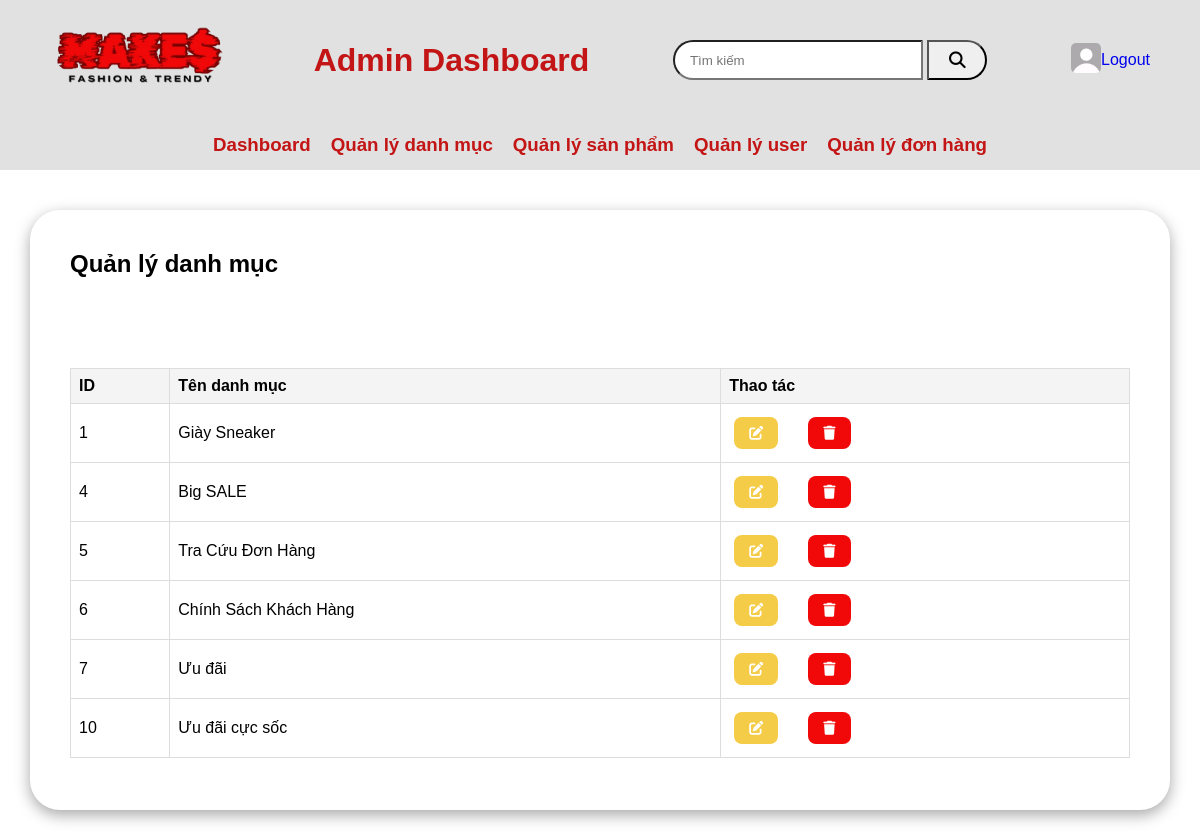
The app's page /admin/category (signed in) with its own data.
### tables this page shows
CREATE TABLE `categories` (
  `id` int(11) NOT NULL,
  `name` varchar(100) NOT NULL COMMENT 'tên danh mục',
  `created_at` datetime NOT NULL COMMENT 'ngày tạo',
  `update_at` datetime NOT NULL COMMENT 'ngày cập nhật'
);

### app/controllers/Admin_Cate_Controller.php (called while the page is built, shortened)
<?php
require "./core/Controller.php";
require_once "./core/Database.php";
class Admin_Cate_Controller extends Controller
{
    public $admin_cate_model;
    public $data = [];
    public function __construct()
    {
        $this->admin_cate_model = $this->model('Admin_Cate_Model');
    }
    public function category()
    {
        $cate = $this->admin_cate_model->getAllCate();
        $this->data['content'] = 'admin/admin_cate';
        $this->data['sub_content'] = ['cate' => $cate];
        $this->render('layout/admin', $this->data);
    }
}

### index.php (called while the page is built, shortened)
<?php
$router = new R();
$router->add("/", ["controller" => "home", "action" => "index"]);
$router->add("/dang-nhap", ["controller" => "auth", "action" => "index"]);
$router->add("/dang-xuat", ["controller" => "auth", "action" => "logout"]);
$router->add("/quen-mat-khau", ["controller" => "auth", "action" => "forget_pass"]);
$router->add("/auth/forget_password", ["controller" => "auth", "action" => "forget_password"]);
$router->add("/trang-xac-nhan", ["controller" => "auth", "action" => "verify"]);
$router->add("/auth/check_verify", ["controller" => "auth", "action" => "check_verify"]);
$router->add("/doi-mat-khau", ["controller" => "auth", "action" => "reset_pass"]);
$router->add("/auth/reset_password", ["controller" => "auth", "action" => "reset_password"]);
$router->add("/trang-ca-nhan", ["controller" => "auth", "action" => "profile"]);
$router->add("/chinh-sua-trang-ca-nhan", ["controller" => "auth", "action" => "update_profile"]);
$router->add("/cap-nhat-trang-ca-nhan", ["controller" => "auth", "action" => "update_profile_user"]);
$router->add("/san-pham", ["controller" => "product", "action" => "index"]);
$router->add("/chi-tiet-san-pham/{id}", ["controller" => "product", "action" => "detail_pro"]);
$router->add("/dang-ky-tai-khoan", ["controller" => "auth", "action" => "register"]);
$router->add("/dang-nhap-tai-khoan", ["controller" => "auth", "action" => "login"]);
$router->add("/tim-kiem", ["controller" => "product", "action" => "search"]);
$router->add("/gio-hang", ["controller" => "cart", "action" => "index"]);
$router->add("/them-san-pham", ["controller" => "cart", "action" => "add_to_cart"]);
$router->add("/cart/delete/{id}/{product_id}/{size_id}", ["controller" => "cart", "action" => "delete"]);
$router->add("/tang_giam_so_luong/{id}/{product_id}/{loai}", ["controller" =>"cart", "action"=>"cartItem"]);
$router->add("/order/addOrder", ["controller" =>"order", "action"=> "addOrder"]);
$router->add("/trang-yeu-thich", ["controller" =>"Home", "action"=> "fav"]);
$router->add("/them-yeu-thich/{id}", ["controller" =>"Home", "action"=> "addfav"]);
$router->add("/xoa-yeu-thich/{id}", ["controller" =>"Home", "action"=> "deletefav"]);
$router->add("/theo-doi-don-hang", ["controller" =>"cart", "action"=> "order_tracking"]);
$router->add("/dashboard", ["controller" => "Admin_Cate", "action" => "index"]);
$router->add("/admin/category", ["controller" => "Admin_Cate", "action" => "category"]);
$router->add("/admin/product", ["controller" => "Admin_Product", "action" => "product"]);
$router->add("/admin/insert_product_page", ["controller" => "Admin_Product", "action" => "insert"]);
$router->add("/admin/them-san-pham", ["controller" => "Admin_Product", "action" => "insert_product"]);
$router->add("/admin/xoa-san-pham/{id}", ["controller" => "Admin_Product", "action" => "delete"]);
$router->add("/admin/cap-nhat-san-pham/{id}", ["controller" => "Admin_Product", "action" => "edit_product"]);
$router->add("/admin/update_product/{id}", ["controller" => "Admin_Product", "action" => "update_product"]);
$router->add("/tim-kiem-admin", ["controller" => "Admin_Product", "action" => "search"]);
$router->add("/admin/user", ["controller" => "Admin_User", "action" => "user"]);
$router->add("/admin/edit_user/{id}", ["controller" => "Admin_User", "action" => "edit_user"]);
$router->add("/admin/update_user/{id}", ["controller" => "Admin_User", "action" => "update_user"]);
$router->add("/admin/order", ["controller" => "Admin_Order", "action" => "index"]);
$router->add("/admin/update_order", ["controller" => "Admin_Order", "action" => "update_status"]);
$router->add("/admin/delete_order", ["controller" => "Admin_Order", "action" => "delete_status"]);
$router->add("/admin/edit_order/{id}", ["controller" => "Admin_Order", "action" => "edit"]);
$router->add("/admin/delete_order/{id}", ["controller" => "Admin_Order", "action" => "delete"]);
$router->add("/admin/edit_cate/{id}", ["controller" => "Admin_Cate", "action" => "edit_cate"]);
$router->add("/admin/update_cate/{id}", ["controller" => "Admin_Cate", "action" => "update_cate"]);
$router->add("/admin/delete_cate/{id}", ["controller" => "Admin_Cate", "action" => "delete_cate"]);
$router->add("/admin/insert_cate_page", ["controller" => "Admin_Cate", "action" => "insert_cate_page"]);
$router->add("/admin/insert_cate", ["controller" => "Admin_Cate", "action" => "insert_cate"]);
$request_uri = $_SERVER['REQUEST_URI'];
$path = str_replace('/MAKE_MONEY', '', $request_uri);
$params = $router->match($path);
$action = $params['action'] ?? "index";
$controller_object = new $controller();
unset($params['controller'], $params['action']);
$args = array_values($params);
call_user_func_array([$controller_object, $action], $args);

### core/Database.php (called while the page is built, shortened)
<?php
class Database
{
  private $servername = 'localhost';
  private $database = 'converse';
  private $username = 'root';
  private $password = '';
  private $charset = "utf8mb4";
  private $pdo;
  public function __construct()
  {
    try {
      $dsn = "mysql:host=$this->servername;dbname=$this->database;charset=$this->charset";
      $this->pdo = new PDO($dsn, $this->username, $this->password);
      $this->pdo->setAttribute(PDO::ATTR_ERRMODE, PDO::ERRMODE_EXCEPTION);
    } catch (PDOException $e) {
      echo "Connection failed: " . $e->getMessage();
    }
  }
  public function query($sql, $param = [])
  {
    $stmt = $this->pdo->prepare($sql);
    if ($param) {
      $stmt->execute($param);
    } else {
      $stmt->execute();
    }
    return $stmt;
  }
  public function getAll($sql, $param = [])
  {
    $stmt = $this->query($sql, $param);
    return $stmt->fetchAll(PDO::FETCH_ASSOC);
  }
}

### app/models/Admin_Cate_Model.php (called while the page is built, shortened)
<?php
class Admin_Cate_Model extends Model
{
    protected $db;
    public function __construct()
    {
        $this->db = new Database();
    }
    public function getAllCate(){
        $sql = "SELECT * FROM categories ";
        return $this -> db -> getAll($sql);
    }
}

### app/views/admin/admin_cate.php (the view, shortened to what this page needs)
<main class="main-contentad">
    <h2>Quản lý danh mục</h2>
    <table>
        <tr>
            <th>ID</th>
            <th>Tên danh mục</th>
            <th>Thao tác</th>
        </tr>
        <?php foreach ($cate as $c) { ?>
            <tr>
                <td><?= $c['id'] ?></td>
                <td><?= $c['name'] ?></td>
                <td>
                    <button style="background-color: #F5CC47;" onclick="location.href='<?= _WEB_ROOT_ ?>/admin/edit_cate/<?= $c['id'] ?>'" class="delete-btn"><i class="fa-solid fa-pen-to-square" style="color: #ffffff;"></button>
                    <button onclick="location.href='<?= _WEB_ROOT_ ?>/admin/delete_cate/<?= $c['id'] ?>'" onclick="return confirm('Bạn có chắc chắn muốn xóa danh mục này?');" class="delete-btn"><i class="fa-solid fa-trash" style="color: #ffffff;"></i></button>
                </td>
            </tr>
        <?php } ?>
    </table>
</main>
</div>

### public/css/admin.css (style rules this page uses)
* { margin: 0; padding: 0; box-sizing: border-box; font-family: 'Montserrat', sans-serif; }
.main-contentad { padding: 20px; flex: 1; overflow-y: auto; }
.containerad button { background-color: #f10909; color: #fff; font-size: 14px; padding: 10px 20px; border: 1px solid transparent; border-radius: 8px; font-weight: 600; cursor: pointer; margin-top: 10px; }
.containerad .delete-btn { background-color: #f10909; color: #fff; border-radius: 8px; font-size: 14px; padding: 8px 15px; margin: 5px; border: none; cursor: pointer; }
.containerad table { width: 100%; border-collapse: collapse; margin-top: 10px; }
.containerad th, .containerad td { border: 1px solid #ddd; padding: 8px; text-align: left; }
.containerad th { background-color: #f4f4f4; }

### public/css/index.css (style rules this page uses)
* { margin: 0; padding: 0; box-sizing: border-box; font-family: sans-serif; text-decoration: none; list-style: none; }
body { margin: 0; padding: 0; width: 100vw; overflow-x: hidden; }

### records on screen
categories: id "1", name "Giày Sneaker"
categories: id "4", name "Big SALE"
categories: id "5", name "Tra Cứu Đơn Hàng"
categories: id "6", name "Chính Sách Khách Hàng"
categories: id "7", name "Ưu đãi"
categories: id "10", name "Ưu đãi cực sốc"
